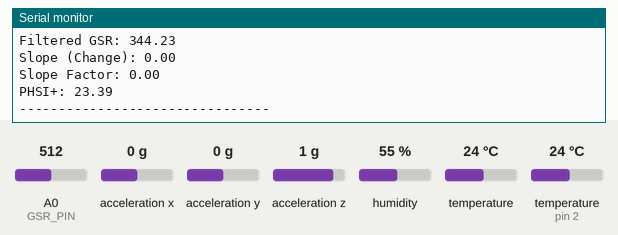
The sketch below on a simulated Arduino Uno, built with avr-gcc and run on an emulated ATmega328P. Shown: the last lines printed to the serial monitor. Wiring (inferred from the names in the program): MPU-6050 motion sensor at I2C address 0x68. Inputs (shaded band) come from the test bench; at power-on: acceleration x 0 g, humidity 55 %, A0 (GSR_PIN) = 512, acceleration y 0 g, temperature (sensor on pin 2) 24 °C, acceleration z 1 g, temperature 24 °C.

Above: at 7.2 s.
7.3 s: acceleration x set to -1.4 g
At 7.92 s:
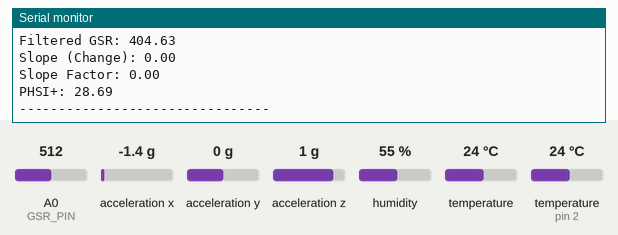
11.7 s: humidity set to 22 %
At 12.05 s:
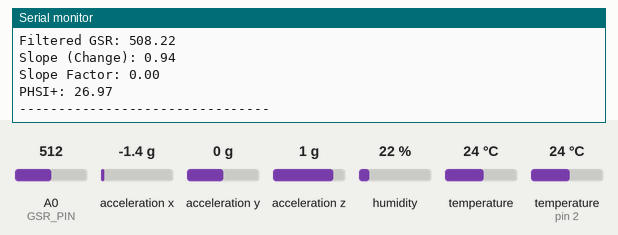
13.2 s: A0 (GSR_PIN) set to 716
At 13.43 s:
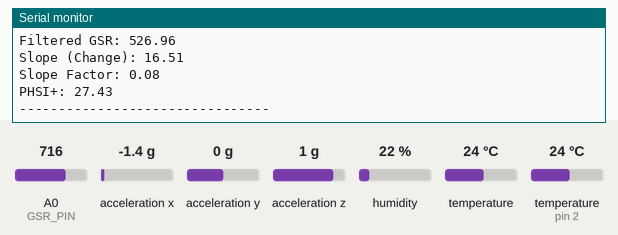
14.7 s: acceleration y set to -1.4 g
At 14.8 s:
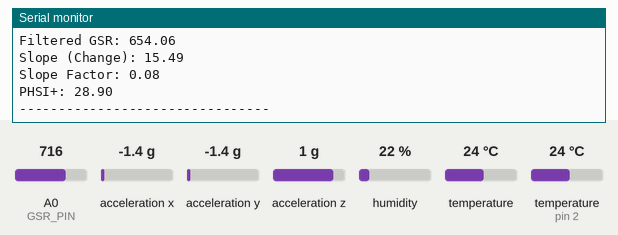
20.9 s: temperature (sensor on pin 2) set to 12 °C
At 21.69 s:
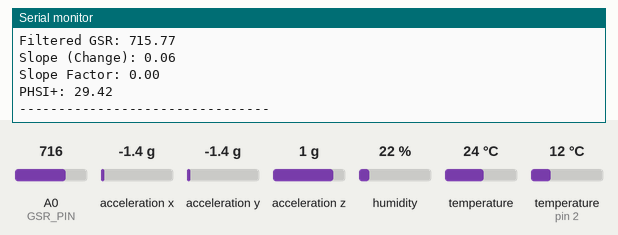
22.4 s: acceleration z set to -0.8 g
At 28.57 s:
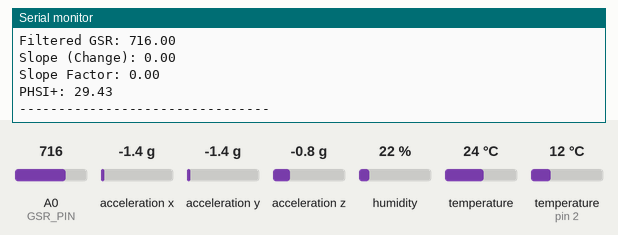
Timing chart, 0 to 29.6 s (numbered marks = the images above; inputs shaded):
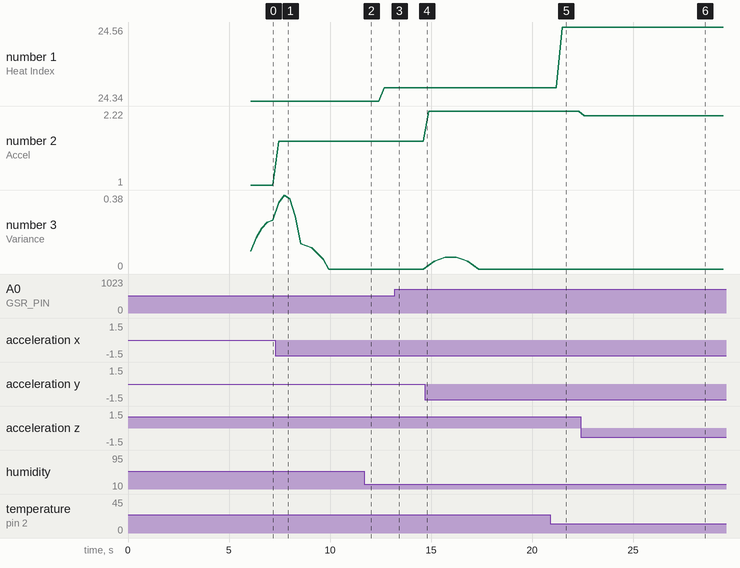

Measured:
- after the input at 13.2 s, the serial monitor: prints a new line at once (image 3)
- after the input at 20.9 s, the serial monitor: prints a new line after 0.59 s (image 5)
- after the input at 22.4 s, the serial monitor: prints a new line after 0.19 s (image 6)
- plotted number 1: 24.34 → 24.38 after the input at 11.7 s, 24.38 → 24.56 after the input at 20.9 s
- plotted number 2: 2.22 → 2.14 after the input at 22.4 s

The sketch:

phsi_activity.ino
```cpp
#include <Wire.h>
#include <Adafruit_BMP280.h>
#include <DHT.h>

/* ---------- MPU6050 ---------- */
const int MPU_ADDR = 0x68;
int16_t accelX, accelY, accelZ;

/* ---------- DHT + BMP ---------- */
#define DHTPIN 2
#define DHTTYPE DHT22
#define GSR_PIN A0

DHT dht(DHTPIN, DHTTYPE);
Adafruit_BMP280 bmp;

/* ---------- GSR ---------- */
int baseline = 0;
float filteredGSR = 0;
float previousGSR = 0;
float alpha = 0.2;

/* ---------- MOTION BUFFER ---------- */
#define WINDOW_SIZE 10
float accBuffer[WINDOW_SIZE];
int bufferIndex = 0;

/* ---------- GSR FUNCTIONS ---------- */

int readGSR(){
  long sum = 0;
  for(int i=0;i<10;i++){
    sum += analogRead(GSR_PIN);
    delay(5);
  }
  return sum/10;
}

float smoothGSR(int raw){
  filteredGSR = alpha*raw + (1-alpha)*filteredGSR;
  return filteredGSR;
}

/* ---------- ADVANCED SWEAT RATE ---------- */

float calculateSweatRate(float current, bool isMoving){

  float slope = current - previousGSR;

  // Reject spikes during motion
  if(isMoving && abs(slope) > 15){
    slope = 0;
  }

  // Reject extreme noise
  if(abs(slope) > 50){
    slope = 0;
  }

  previousGSR = current;

  return slope;
}

/* ---------- BASELINE ---------- */

void calibrateGSR(){
  Serial.println("Calibrating baseline...");
  delay(5000);

  long sum = 0;
  for(int i=0;i<50;i++){
    sum += analogRead(GSR_PIN);
    delay(20);
  }

  baseline = sum/50;
  Serial.print("Baseline GSR: ");
  Serial.println(baseline);
}

/* ---------- HEAT INDEX ---------- */

float calculateHeatIndex(float T, float H){
  return -8.784 + 1.611*T + 2.338*H - 0.146*T*H
         -0.0123*T*T -0.0164*H*H
         +0.0022*T*T*H +0.0007*T*H*H
         -0.000003*T*T*H*H;
}

/* ---------- MPU READ ---------- */

float readAccelerationMagnitude(){

  Wire.beginTransmission(MPU_ADDR);
  Wire.write(0x3B);
  Wire.endTransmission(false);
  Wire.requestFrom(MPU_ADDR, 6, true);

  accelX = Wire.read()<<8 | Wire.read();
  accelY = Wire.read()<<8 | Wire.read();
  accelZ = Wire.read()<<8 | Wire.read();

  float ax = accelX / 16384.0;
  float ay = accelY / 16384.0;
  float az = accelZ / 16384.0;

  return sqrt(ax*ax + ay*ay + az*az);
}


/* ---------- VARIANCE CALCULATION ---------- */

float calculateVariance(){

  float mean = 0;
  for(int i=0;i<WINDOW_SIZE;i++){
    mean += accBuffer[i];
  }
  mean /= WINDOW_SIZE;

  float variance = 0;
  for(int i=0;i<WINDOW_SIZE;i++){
    variance += pow(accBuffer[i] - mean, 2);
  }

  return variance / WINDOW_SIZE;
}

/* ---------- MET ---------- */

float calculateMET(float accMag){

  if(accMag < 1.1) return 1.2;
  else if(accMag < 1.3) return 2.5;
  else if(accMag < 1.6) return 4.5;
  else return 7.5;
}

/* ---------- SETUP ---------- */

void setup(){

  Serial.begin(115200);
  Wire.begin();

  // Wake MPU6050
  Wire.beginTransmission(MPU_ADDR);
  Wire.write(0x6B);
  Wire.write(0);
  Wire.endTransmission(true);

  dht.begin();

  if(!bmp.begin(0x76)){
    Serial.println("BMP280 not detected");
    while(1);
  }

  calibrateGSR();

  Serial.println("Advanced System Ready 🚀");
}

/* ---------- LOOP ---------- */

void loop(){

  /* --- ENVIRONMENT --- */
  float Tenv = dht.readTemperature();
  float humidity = dht.readHumidity();

  if (isnan(Tenv) || isnan(humidity)) {
    Tenv = 30;
    humidity = 60;
  }

  float Tbody = bmp.readTemperature();

  /* --- MPU --- */
  float accMag = readAccelerationMagnitude();

  accBuffer[bufferIndex] = accMag;
  bufferIndex = (bufferIndex + 1) % WINDOW_SIZE;

  float variance = calculateVariance();

  bool isMoving = variance > 0.005;   // 🔥 tuned threshold

  float MET = calculateMET(accMag);

  /* --- GSR --- */
  int rawGSR = readGSR();
  float stableGSR = smoothGSR(rawGSR);

  float slope = calculateSweatRate(stableGSR, isMoving);

  int diff = baseline - stableGSR;

  float sweatFactor = abs(stableGSR - baseline) / (float)baseline;

  if(sweatFactor > 1) sweatFactor = 1;

  float slopeFactor = abs(slope) / 200.0;
  if(slopeFactor > 1) slopeFactor = 1;

  float physiologicalSweat;

  if(isMoving){
    physiologicalSweat = (0.85*sweatFactor) + (0.15*slopeFactor);
  } else {
    physiologicalSweat = (0.6*sweatFactor) + (0.4*slopeFactor);
  }

  /* --- HEAT INDEX --- */
  float HI = calculateHeatIndex(Tenv, humidity);

  /* --- FINAL INDEX --- */
  float PHSI = (0.60*HI) +
               (0.20*Tbody) +
               (0.10*physiologicalSweat*100) +
               (0.10*MET*10);

  /* --- SAFE TIME --- */
  int safeTime;

  if(PHSI < 30) safeTime = 180;
  else if(PHSI < 40) safeTime = 120;
  else if(PHSI < 50) safeTime = 60;
  else if(PHSI < 60) safeTime = 30;
  else safeTime = 10;

  /* --- OUTPUT --- */

  Serial.println("------ ADVANCED HEAT STRESS ------");

  Serial.print("External Temp: "); Serial.println(Tenv);
  Serial.print("Humidity: "); Serial.println(humidity);

  Serial.print("Heat Index: "); Serial.println(HI);
  Serial.print("Body Temp: "); Serial.println(Tbody);

  Serial.print("Accel: "); Serial.println(accMag);
  Serial.print("Variance: "); Serial.println(variance);
  Serial.print("Motion: "); Serial.println(isMoving ? "YES" : "NO");

  Serial.print("MET: "); Serial.println(MET);
  Serial.print("Sweat: "); Serial.println(physiologicalSweat);

  Serial.print("Raw GSR: "); Serial.println(rawGSR);
  Serial.print("Filtered GSR: "); Serial.println(stableGSR);


  Serial.print("Slope (Change): "); Serial.println(slope);


  Serial.print("Slope Factor: "); Serial.println(slopeFactor);

  Serial.print("PHSI+: "); Serial.println(PHSI);

  Serial.println("--------------------------------");

  delay(200);
}
```
